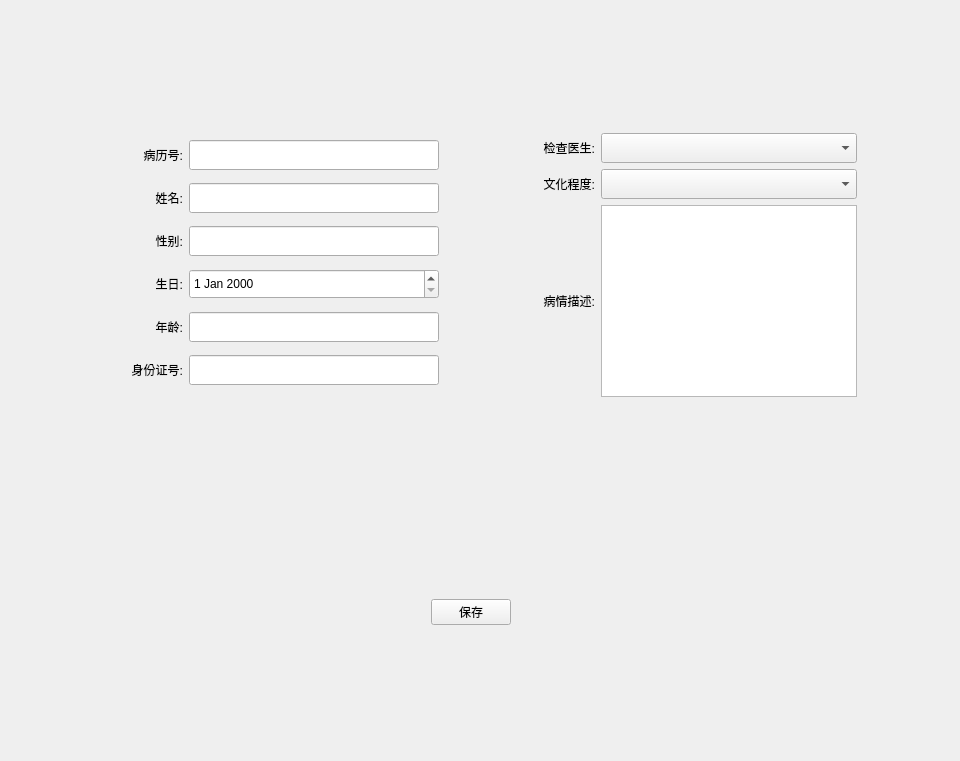
<?xml version="1.0" encoding="UTF-8"?>
<ui version="4.0">
 <class>QPatientWidget</class>
 <widget class="QWidget" name="QPatientWidget">
  <property name="geometry">
   <rect>
    <x>0</x>
    <y>0</y>
    <width>960</width>
    <height>761</height>
   </rect>
  </property>
  <property name="windowTitle">
   <string>Form</string>
  </property>
  <layout class="QGridLayout" name="gridLayout_3">
   <item row="0" column="0">
    <spacer name="verticalSpacer">
     <property name="orientation">
      <enum>Qt::Vertical</enum>
     </property>
     <property name="sizeHint" stdset="0">
      <size>
       <width>20</width>
       <height>85</height>
      </size>
     </property>
    </spacer>
   </item>
   <item row="1" column="0">
    <layout class="QHBoxLayout" name="horizontalLayout">
     <item>
      <spacer name="horizontalSpacer_2">
       <property name="orientation">
        <enum>Qt::Horizontal</enum>
       </property>
       <property name="sizeHint" stdset="0">
        <size>
         <width>68</width>
         <height>20</height>
        </size>
       </property>
      </spacer>
     </item>
     <item>
      <layout class="QGridLayout" name="gridLayout">
       <property name="leftMargin">
        <number>11</number>
       </property>
       <property name="topMargin">
        <number>11</number>
       </property>
       <property name="rightMargin">
        <number>11</number>
       </property>
       <property name="bottomMargin">
        <number>11</number>
       </property>
       <item row="0" column="0">
        <widget class="QLabel" name="label_4">
         <property name="minimumSize">
          <size>
           <width>80</width>
           <height>30</height>
          </size>
         </property>
         <property name="maximumSize">
          <size>
           <width>200</width>
           <height>50</height>
          </size>
         </property>
         <property name="layoutDirection">
          <enum>Qt::LeftToRight</enum>
         </property>
         <property name="text">
          <string>病历号:</string>
         </property>
         <property name="alignment">
          <set>Qt::AlignRight|Qt::AlignTrailing|Qt::AlignVCenter</set>
         </property>
        </widget>
       </item>
       <item row="0" column="1">
        <widget class="QLineEdit" name="lineEdit_admissionNum">
         <property name="minimumSize">
          <size>
           <width>250</width>
           <height>30</height>
          </size>
         </property>
         <property name="maximumSize">
          <size>
           <width>250</width>
           <height>30</height>
          </size>
         </property>
        </widget>
       </item>
       <item row="1" column="0">
        <widget class="QLabel" name="label_9">
         <property name="minimumSize">
          <size>
           <width>80</width>
           <height>30</height>
          </size>
         </property>
         <property name="maximumSize">
          <size>
           <width>200</width>
           <height>50</height>
          </size>
         </property>
         <property name="layoutDirection">
          <enum>Qt::LeftToRight</enum>
         </property>
         <property name="text">
          <string>姓名:</string>
         </property>
         <property name="alignment">
          <set>Qt::AlignRight|Qt::AlignTrailing|Qt::AlignVCenter</set>
         </property>
        </widget>
       </item>
       <item row="1" column="1">
        <widget class="QLineEdit" name="lineEdit_patientName">
         <property name="sizePolicy">
          <sizepolicy hsizetype="Expanding" vsizetype="Fixed">
           <horstretch>250</horstretch>
           <verstretch>30</verstretch>
          </sizepolicy>
         </property>
         <property name="minimumSize">
          <size>
           <width>250</width>
           <height>30</height>
          </size>
         </property>
         <property name="maximumSize">
          <size>
           <width>250</width>
           <height>30</height>
          </size>
         </property>
        </widget>
       </item>
       <item row="2" column="0">
        <widget class="QLabel" name="label_2">
         <property name="minimumSize">
          <size>
           <width>80</width>
           <height>30</height>
          </size>
         </property>
         <property name="maximumSize">
          <size>
           <width>200</width>
           <height>50</height>
          </size>
         </property>
         <property name="layoutDirection">
          <enum>Qt::LeftToRight</enum>
         </property>
         <property name="text">
          <string>性别:</string>
         </property>
         <property name="alignment">
          <set>Qt::AlignRight|Qt::AlignTrailing|Qt::AlignVCenter</set>
         </property>
        </widget>
       </item>
       <item row="2" column="1">
        <widget class="QLineEdit" name="lineEdit_patientSex">
         <property name="sizePolicy">
          <sizepolicy hsizetype="Expanding" vsizetype="Fixed">
           <horstretch>250</horstretch>
           <verstretch>30</verstretch>
          </sizepolicy>
         </property>
         <property name="minimumSize">
          <size>
           <width>250</width>
           <height>30</height>
          </size>
         </property>
         <property name="maximumSize">
          <size>
           <width>250</width>
           <height>30</height>
          </size>
         </property>
        </widget>
       </item>
       <item row="3" column="0">
        <widget class="QLabel" name="label_7">
         <property name="minimumSize">
          <size>
           <width>80</width>
           <height>30</height>
          </size>
         </property>
         <property name="maximumSize">
          <size>
           <width>200</width>
           <height>50</height>
          </size>
         </property>
         <property name="layoutDirection">
          <enum>Qt::LeftToRight</enum>
         </property>
         <property name="text">
          <string>生日:</string>
         </property>
         <property name="alignment">
          <set>Qt::AlignRight|Qt::AlignTrailing|Qt::AlignVCenter</set>
         </property>
        </widget>
       </item>
       <item row="3" column="1">
        <widget class="QDateEdit" name="dateEdit">
         <property name="sizePolicy">
          <sizepolicy hsizetype="Minimum" vsizetype="Fixed">
           <horstretch>250</horstretch>
           <verstretch>30</verstretch>
          </sizepolicy>
         </property>
         <property name="minimumSize">
          <size>
           <width>250</width>
           <height>30</height>
          </size>
         </property>
         <property name="maximumSize">
          <size>
           <width>250</width>
           <height>30</height>
          </size>
         </property>
        </widget>
       </item>
       <item row="4" column="0">
        <widget class="QLabel" name="label_3">
         <property name="minimumSize">
          <size>
           <width>80</width>
           <height>30</height>
          </size>
         </property>
         <property name="maximumSize">
          <size>
           <width>200</width>
           <height>50</height>
          </size>
         </property>
         <property name="layoutDirection">
          <enum>Qt::LeftToRight</enum>
         </property>
         <property name="text">
          <string>年龄:</string>
         </property>
         <property name="alignment">
          <set>Qt::AlignRight|Qt::AlignTrailing|Qt::AlignVCenter</set>
         </property>
        </widget>
       </item>
       <item row="4" column="1">
        <widget class="QLineEdit" name="lineEdit_patientage">
         <property name="sizePolicy">
          <sizepolicy hsizetype="Expanding" vsizetype="Fixed">
           <horstretch>250</horstretch>
           <verstretch>30</verstretch>
          </sizepolicy>
         </property>
         <property name="minimumSize">
          <size>
           <width>250</width>
           <height>30</height>
          </size>
         </property>
         <property name="maximumSize">
          <size>
           <width>250</width>
           <height>30</height>
          </size>
         </property>
        </widget>
       </item>
       <item row="5" column="0">
        <widget class="QLabel" name="label_10">
         <property name="minimumSize">
          <size>
           <width>80</width>
           <height>30</height>
          </size>
         </property>
         <property name="maximumSize">
          <size>
           <width>200</width>
           <height>50</height>
          </size>
         </property>
         <property name="layoutDirection">
          <enum>Qt::LeftToRight</enum>
         </property>
         <property name="text">
          <string>身份证号:</string>
         </property>
         <property name="alignment">
          <set>Qt::AlignRight|Qt::AlignTrailing|Qt::AlignVCenter</set>
         </property>
        </widget>
       </item>
       <item row="5" column="1">
        <widget class="QLineEdit" name="lineEdit_patientName_2">
         <property name="sizePolicy">
          <sizepolicy hsizetype="Expanding" vsizetype="Fixed">
           <horstretch>250</horstretch>
           <verstretch>30</verstretch>
          </sizepolicy>
         </property>
         <property name="minimumSize">
          <size>
           <width>250</width>
           <height>30</height>
          </size>
         </property>
         <property name="maximumSize">
          <size>
           <width>250</width>
           <height>30</height>
          </size>
         </property>
        </widget>
       </item>
      </layout>
     </item>
     <item>
      <spacer name="horizontalSpacer">
       <property name="orientation">
        <enum>Qt::Horizontal</enum>
       </property>
       <property name="sizeType">
        <enum>QSizePolicy::Fixed</enum>
       </property>
       <property name="sizeHint" stdset="0">
        <size>
         <width>48</width>
         <height>20</height>
        </size>
       </property>
      </spacer>
     </item>
     <item>
      <layout class="QGridLayout" name="gridLayout_2">
       <property name="leftMargin">
        <number>11</number>
       </property>
       <property name="topMargin">
        <number>11</number>
       </property>
       <property name="rightMargin">
        <number>11</number>
       </property>
       <property name="bottomMargin">
        <number>11</number>
       </property>
       <item row="0" column="0">
        <widget class="QLabel" name="label_5">
         <property name="minimumSize">
          <size>
           <width>80</width>
           <height>30</height>
          </size>
         </property>
         <property name="maximumSize">
          <size>
           <width>200</width>
           <height>50</height>
          </size>
         </property>
         <property name="layoutDirection">
          <enum>Qt::LeftToRight</enum>
         </property>
         <property name="text">
          <string>检查医生:</string>
         </property>
         <property name="alignment">
          <set>Qt::AlignRight|Qt::AlignTrailing|Qt::AlignVCenter</set>
         </property>
        </widget>
       </item>
       <item row="1" column="0">
        <widget class="QLabel" name="label_6">
         <property name="minimumSize">
          <size>
           <width>80</width>
           <height>30</height>
          </size>
         </property>
         <property name="maximumSize">
          <size>
           <width>200</width>
           <height>50</height>
          </size>
         </property>
         <property name="layoutDirection">
          <enum>Qt::LeftToRight</enum>
         </property>
         <property name="text">
          <string>文化程度:</string>
         </property>
         <property name="alignment">
          <set>Qt::AlignRight|Qt::AlignTrailing|Qt::AlignVCenter</set>
         </property>
        </widget>
       </item>
       <item row="0" column="1">
        <widget class="QComboBox" name="comboBox_docName">
         <property name="sizePolicy">
          <sizepolicy hsizetype="Preferred" vsizetype="Fixed">
           <horstretch>250</horstretch>
           <verstretch>30</verstretch>
          </sizepolicy>
         </property>
         <property name="minimumSize">
          <size>
           <width>250</width>
           <height>30</height>
          </size>
         </property>
        </widget>
       </item>
       <item row="3" column="1">
        <widget class="QTextEdit" name="textEdit_describe"/>
       </item>
       <item row="3" column="0">
        <widget class="QLabel" name="label_8">
         <property name="minimumSize">
          <size>
           <width>80</width>
           <height>30</height>
          </size>
         </property>
         <property name="maximumSize">
          <size>
           <width>200</width>
           <height>50</height>
          </size>
         </property>
         <property name="layoutDirection">
          <enum>Qt::LeftToRight</enum>
         </property>
         <property name="text">
          <string>病情描述:</string>
         </property>
         <property name="alignment">
          <set>Qt::AlignRight|Qt::AlignTrailing|Qt::AlignVCenter</set>
         </property>
        </widget>
       </item>
       <item row="1" column="1">
        <widget class="QComboBox" name="comboBox_education">
         <property name="sizePolicy">
          <sizepolicy hsizetype="Preferred" vsizetype="Fixed">
           <horstretch>250</horstretch>
           <verstretch>30</verstretch>
          </sizepolicy>
         </property>
         <property name="minimumSize">
          <size>
           <width>250</width>
           <height>30</height>
          </size>
         </property>
        </widget>
       </item>
      </layout>
     </item>
     <item>
      <spacer name="horizontalSpacer_3">
       <property name="orientation">
        <enum>Qt::Horizontal</enum>
       </property>
       <property name="sizeHint" stdset="0">
        <size>
         <width>68</width>
         <height>20</height>
        </size>
       </property>
      </spacer>
     </item>
    </layout>
   </item>
   <item row="2" column="0">
    <spacer name="verticalSpacer_2">
     <property name="orientation">
      <enum>Qt::Vertical</enum>
     </property>
     <property name="sizeHint" stdset="0">
      <size>
       <width>20</width>
       <height>185</height>
      </size>
     </property>
    </spacer>
   </item>
   <item row="3" column="0">
    <layout class="QHBoxLayout" name="horizontalLayout_2">
     <item>
      <spacer name="horizontalSpacer_4">
       <property name="orientation">
        <enum>Qt::Horizontal</enum>
       </property>
       <property name="sizeHint" stdset="0">
        <size>
         <width>418</width>
         <height>20</height>
        </size>
       </property>
      </spacer>
     </item>
     <item>
      <widget class="QPushButton" name="pushButton_save">
       <property name="text">
        <string>保存</string>
       </property>
      </widget>
     </item>
     <item>
      <spacer name="horizontalSpacer_5">
       <property name="orientation">
        <enum>Qt::Horizontal</enum>
       </property>
       <property name="sizeHint" stdset="0">
        <size>
         <width>438</width>
         <height>20</height>
        </size>
       </property>
      </spacer>
     </item>
    </layout>
   </item>
   <item row="4" column="0">
    <spacer name="verticalSpacer_3">
     <property name="orientation">
      <enum>Qt::Vertical</enum>
     </property>
     <property name="sizeHint" stdset="0">
      <size>
       <width>20</width>
       <height>125</height>
      </size>
     </property>
    </spacer>
   </item>
  </layout>
 </widget>
 <resources/>
 <connections/>
</ui>
